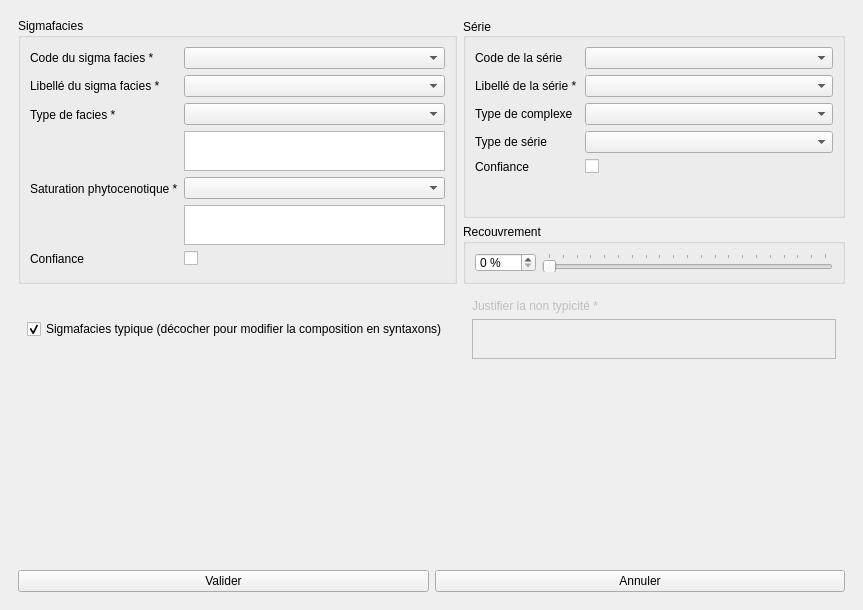
<?xml version="1.0" encoding="UTF-8"?>
<ui version="4.0">
 <class>sigmaf</class>
 <widget class="QDockWidget" name="sigmaf">
  <property name="geometry">
   <rect>
    <x>0</x>
    <y>0</y>
    <width>863</width>
    <height>610</height>
   </rect>
  </property>
  <property name="windowTitle">
   <string>Sélection d'un sigma facies</string>
  </property>
  <widget class="QWidget" name="dockWidgetContents">
   <layout class="QVBoxLayout" name="verticalLayout_2">
    <item>
     <widget class="QScrollArea" name="scrollArea">
      <property name="frameShape">
       <enum>QFrame::NoFrame</enum>
      </property>
      <property name="widgetResizable">
       <bool>true</bool>
      </property>
      <widget class="QWidget" name="wdgt_content">
       <property name="geometry">
        <rect>
         <x>0</x>
         <y>0</y>
         <width>845</width>
         <height>523</height>
        </rect>
       </property>
       <layout class="QGridLayout" name="gridLayout">
        <item row="0" column="0" rowspan="2">
         <widget class="QGroupBox" name="groupBox_2">
          <property name="title">
           <string>Sigmafacies</string>
          </property>
          <layout class="QFormLayout" name="formLayout_2">
           <item row="0" column="0">
            <widget class="QLabel" name="lb_code_sigma">
             <property name="inputMethodHints">
              <set>Qt::ImhNone</set>
             </property>
             <property name="text">
              <string>Code du sigma facies *</string>
             </property>
            </widget>
           </item>
           <item row="0" column="1">
            <widget class="QComboBox" name="code_sigma">
             <property name="enabled">
              <bool>true</bool>
             </property>
             <property name="sizePolicy">
              <sizepolicy hsizetype="MinimumExpanding" vsizetype="Fixed">
               <horstretch>0</horstretch>
               <verstretch>0</verstretch>
              </sizepolicy>
             </property>
             <property name="editable">
              <bool>false</bool>
             </property>
             <property name="sizeAdjustPolicy">
              <enum>QComboBox::AdjustToMinimumContentsLength</enum>
             </property>
             <property name="frame">
              <bool>true</bool>
             </property>
            </widget>
           </item>
           <item row="1" column="0">
            <widget class="QLabel" name="lb_lb_sigma">
             <property name="text">
              <string>Libellé du sigma facies *</string>
             </property>
            </widget>
           </item>
           <item row="1" column="1">
            <widget class="QComboBox" name="lb_sigma">
             <property name="sizePolicy">
              <sizepolicy hsizetype="MinimumExpanding" vsizetype="Fixed">
               <horstretch>0</horstretch>
               <verstretch>0</verstretch>
              </sizepolicy>
             </property>
             <property name="editable">
              <bool>false</bool>
             </property>
             <property name="sizeAdjustPolicy">
              <enum>QComboBox::AdjustToMinimumContentsLength</enum>
             </property>
            </widget>
           </item>
           <item row="2" column="0">
            <widget class="QLabel" name="lb_typ_facies">
             <property name="text">
              <string>Type de facies *</string>
             </property>
            </widget>
           </item>
           <item row="2" column="1">
            <widget class="QWidget" name="widget_3" native="true">
             <layout class="QVBoxLayout" name="verticalLayout">
              <property name="leftMargin">
               <number>0</number>
              </property>
              <property name="topMargin">
               <number>0</number>
              </property>
              <property name="rightMargin">
               <number>0</number>
              </property>
              <property name="bottomMargin">
               <number>0</number>
              </property>
              <item>
               <widget class="QComboBox" name="typ_facies">
                <property name="enabled">
                 <bool>true</bool>
                </property>
                <property name="sizePolicy">
                 <sizepolicy hsizetype="MinimumExpanding" vsizetype="Fixed">
                  <horstretch>0</horstretch>
                  <verstretch>0</verstretch>
                 </sizepolicy>
                </property>
                <property name="editable">
                 <bool>false</bool>
                </property>
                <property name="sizeAdjustPolicy">
                 <enum>QComboBox::AdjustToMinimumContentsLength</enum>
                </property>
               </widget>
              </item>
              <item>
               <widget class="QTextEdit" name="rmq_typ_fa">
                <property name="maximumSize">
                 <size>
                  <width>16777215</width>
                  <height>40</height>
                 </size>
                </property>
               </widget>
              </item>
             </layout>
            </widget>
           </item>
           <item row="3" column="0">
            <widget class="QLabel" name="label_13">
             <property name="text">
              <string>Saturation phytocenotique *</string>
             </property>
            </widget>
           </item>
           <item row="3" column="1">
            <widget class="QWidget" name="widget_5" native="true">
             <layout class="QVBoxLayout" name="verticalLayout_4">
              <property name="leftMargin">
               <number>0</number>
              </property>
              <property name="topMargin">
               <number>0</number>
              </property>
              <property name="rightMargin">
               <number>0</number>
              </property>
              <property name="bottomMargin">
               <number>0</number>
              </property>
              <item>
               <widget class="QComboBox" name="sat_phy">
                <property name="sizePolicy">
                 <sizepolicy hsizetype="MinimumExpanding" vsizetype="Fixed">
                  <horstretch>0</horstretch>
                  <verstretch>0</verstretch>
                 </sizepolicy>
                </property>
                <property name="editable">
                 <bool>false</bool>
                </property>
                <property name="sizeAdjustPolicy">
                 <enum>QComboBox::AdjustToMinimumContentsLength</enum>
                </property>
               </widget>
              </item>
              <item>
               <widget class="QTextEdit" name="rmq_sat_ph">
                <property name="maximumSize">
                 <size>
                  <width>16777215</width>
                  <height>40</height>
                 </size>
                </property>
               </widget>
              </item>
             </layout>
            </widget>
           </item>
           <item row="4" column="0">
            <widget class="QLabel" name="label_3">
             <property name="text">
              <string>Confiance</string>
             </property>
            </widget>
           </item>
           <item row="4" column="1">
            <widget class="QCheckBox" name="cfc_facies">
             <property name="text">
              <string/>
             </property>
            </widget>
           </item>
           <item row="5" column="1">
            <widget class="QWidget" name="widget_2" native="true">
             <layout class="QHBoxLayout" name="horizontalLayout_2">
              <property name="leftMargin">
               <number>0</number>
              </property>
              <property name="topMargin">
               <number>0</number>
              </property>
              <property name="rightMargin">
               <number>0</number>
              </property>
              <property name="bottomMargin">
               <number>0</number>
              </property>
             </layout>
            </widget>
           </item>
          </layout>
         </widget>
        </item>
        <item row="0" column="1">
         <widget class="QGroupBox" name="gbox_serie">
          <property name="minimumSize">
           <size>
            <width>0</width>
            <height>0</height>
           </size>
          </property>
          <property name="maximumSize">
           <size>
            <width>16777215</width>
            <height>200</height>
           </size>
          </property>
          <property name="title">
           <string>Série</string>
          </property>
          <property name="alignment">
           <set>Qt::AlignLeading|Qt::AlignLeft|Qt::AlignVCenter</set>
          </property>
          <layout class="QFormLayout" name="formLayout">
           <item row="0" column="0">
            <widget class="QLabel" name="lb_code_serie">
             <property name="text">
              <string>Code de la série </string>
             </property>
            </widget>
           </item>
           <item row="0" column="1">
            <widget class="QComboBox" name="code_serie">
             <property name="sizePolicy">
              <sizepolicy hsizetype="MinimumExpanding" vsizetype="Fixed">
               <horstretch>0</horstretch>
               <verstretch>0</verstretch>
              </sizepolicy>
             </property>
             <property name="editable">
              <bool>false</bool>
             </property>
             <property name="currentIndex">
              <number>-1</number>
             </property>
             <property name="sizeAdjustPolicy">
              <enum>QComboBox::AdjustToMinimumContentsLength</enum>
             </property>
            </widget>
           </item>
           <item row="1" column="0">
            <widget class="QLabel" name="label_nom_sf_2">
             <property name="text">
              <string>Libellé de la série *</string>
             </property>
            </widget>
           </item>
           <item row="1" column="1">
            <widget class="QComboBox" name="lb_serie">
             <property name="sizePolicy">
              <sizepolicy hsizetype="MinimumExpanding" vsizetype="Fixed">
               <horstretch>0</horstretch>
               <verstretch>0</verstretch>
              </sizepolicy>
             </property>
             <property name="editable">
              <bool>false</bool>
             </property>
             <property name="currentIndex">
              <number>-1</number>
             </property>
             <property name="sizeAdjustPolicy">
              <enum>QComboBox::AdjustToMinimumContentsLength</enum>
             </property>
            </widget>
           </item>
           <item row="2" column="0">
            <widget class="QLabel" name="label_2">
             <property name="text">
              <string>Type de complexe  </string>
             </property>
            </widget>
           </item>
           <item row="2" column="1">
            <widget class="QComboBox" name="type_cplx">
             <property name="sizePolicy">
              <sizepolicy hsizetype="MinimumExpanding" vsizetype="Fixed">
               <horstretch>0</horstretch>
               <verstretch>0</verstretch>
              </sizepolicy>
             </property>
             <property name="editable">
              <bool>false</bool>
             </property>
             <property name="sizeAdjustPolicy">
              <enum>QComboBox::AdjustToMinimumContentsLength</enum>
             </property>
            </widget>
           </item>
           <item row="3" column="0">
            <widget class="QLabel" name="label_8">
             <property name="text">
              <string>Type de série  </string>
             </property>
            </widget>
           </item>
           <item row="3" column="1">
            <widget class="QComboBox" name="type_serie">
             <property name="sizePolicy">
              <sizepolicy hsizetype="MinimumExpanding" vsizetype="Fixed">
               <horstretch>0</horstretch>
               <verstretch>0</verstretch>
              </sizepolicy>
             </property>
             <property name="editable">
              <bool>false</bool>
             </property>
             <property name="sizeAdjustPolicy">
              <enum>QComboBox::AdjustToMinimumContentsLength</enum>
             </property>
            </widget>
           </item>
           <item row="4" column="0">
            <widget class="QLabel" name="label">
             <property name="text">
              <string>Confiance </string>
             </property>
            </widget>
           </item>
           <item row="4" column="1">
            <widget class="QCheckBox" name="cfc_serie">
             <property name="text">
              <string/>
             </property>
            </widget>
           </item>
          </layout>
         </widget>
        </item>
        <item row="1" column="1">
         <widget class="QGroupBox" name="groupBox">
          <property name="sizePolicy">
           <sizepolicy hsizetype="Preferred" vsizetype="Expanding">
            <horstretch>0</horstretch>
            <verstretch>0</verstretch>
           </sizepolicy>
          </property>
          <property name="minimumSize">
           <size>
            <width>0</width>
            <height>0</height>
           </size>
          </property>
          <property name="maximumSize">
           <size>
            <width>16777215</width>
            <height>60</height>
           </size>
          </property>
          <property name="title">
           <string>Recouvrement</string>
          </property>
          <layout class="QFormLayout" name="formLayout_3">
           <item row="0" column="0">
            <widget class="QSpinBox" name="pct_recouv">
             <property name="suffix">
              <string> %</string>
             </property>
             <property name="maximum">
              <number>100</number>
             </property>
             <property name="singleStep">
              <number>5</number>
             </property>
            </widget>
           </item>
           <item row="0" column="1">
            <widget class="QSlider" name="horizontalSlider">
             <property name="maximum">
              <number>100</number>
             </property>
             <property name="singleStep">
              <number>5</number>
             </property>
             <property name="pageStep">
              <number>5</number>
             </property>
             <property name="orientation">
              <enum>Qt::Horizontal</enum>
             </property>
             <property name="tickPosition">
              <enum>QSlider::TicksAbove</enum>
             </property>
             <property name="tickInterval">
              <number>5</number>
             </property>
            </widget>
           </item>
          </layout>
         </widget>
        </item>
        <item row="2" column="0">
         <widget class="QWidget" name="widget_6" native="true">
          <property name="sizePolicy">
           <sizepolicy hsizetype="Preferred" vsizetype="Preferred">
            <horstretch>0</horstretch>
            <verstretch>0</verstretch>
           </sizepolicy>
          </property>
          <layout class="QGridLayout" name="gridLayout_3">
           <item row="0" column="0">
            <widget class="QCheckBox" name="typicite">
             <property name="text">
              <string>Sigmafacies typique (décocher pour modifier la composition en syntaxons)</string>
             </property>
             <property name="checkable">
              <bool>true</bool>
             </property>
             <property name="checked">
              <bool>true</bool>
             </property>
            </widget>
           </item>
          </layout>
         </widget>
        </item>
        <item row="2" column="1">
         <widget class="QWidget" name="widget_tpcte" native="true">
          <property name="enabled">
           <bool>false</bool>
          </property>
          <property name="sizePolicy">
           <sizepolicy hsizetype="Preferred" vsizetype="Fixed">
            <horstretch>0</horstretch>
            <verstretch>0</verstretch>
           </sizepolicy>
          </property>
          <property name="hidden" stdset="0">
           <bool>true</bool>
          </property>
          <layout class="QVBoxLayout" name="verticalLayout_7">
           <item>
            <widget class="QLabel" name="label_rmq_facies">
             <property name="text">
              <string>Justifier la non typicité *</string>
             </property>
            </widget>
           </item>
           <item>
            <widget class="QTextEdit" name="rmq_typcte">
             <property name="maximumSize">
              <size>
               <width>16777215</width>
               <height>40</height>
              </size>
             </property>
            </widget>
           </item>
          </layout>
         </widget>
        </item>
        <item row="3" column="0" colspan="2">
         <widget class="QWidget" name="relation_ctnr" native="true">
          <property name="enabled">
           <bool>false</bool>
          </property>
          <layout class="QVBoxLayout" name="verticalLayout_6">
           <item>
            <layout class="QVBoxLayout" name="verticalLayout_5"/>
           </item>
          </layout>
         </widget>
        </item>
       </layout>
      </widget>
     </widget>
    </item>
    <item>
     <widget class="QWidget" name="widget" native="true">
      <layout class="QHBoxLayout" name="horizontalLayout">
       <item>
        <widget class="QPushButton" name="valid_btn">
         <property name="text">
          <string>Valider</string>
         </property>
        </widget>
       </item>
       <item>
        <widget class="QPushButton" name="cancel_btn">
         <property name="text">
          <string>Annuler</string>
         </property>
        </widget>
       </item>
      </layout>
     </widget>
    </item>
   </layout>
  </widget>
 </widget>
 <tabstops>
  <tabstop>scrollArea</tabstop>
  <tabstop>code_sigma</tabstop>
  <tabstop>lb_sigma</tabstop>
  <tabstop>cfc_facies</tabstop>
  <tabstop>type_cplx</tabstop>
  <tabstop>type_serie</tabstop>
  <tabstop>cfc_serie</tabstop>
  <tabstop>cancel_btn</tabstop>
 </tabstops>
 <resources/>
 <connections>
  <connection>
   <sender>pct_recouv</sender>
   <signal>valueChanged(int)</signal>
   <receiver>horizontalSlider</receiver>
   <slot>setValue(int)</slot>
   <hints>
    <hint type="sourcelabel">
     <x>204</x>
     <y>450</y>
    </hint>
    <hint type="destinationlabel">
     <x>474</x>
     <y>452</y>
    </hint>
   </hints>
  </connection>
  <connection>
   <sender>horizontalSlider</sender>
   <signal>valueChanged(int)</signal>
   <receiver>pct_recouv</receiver>
   <slot>setValue(int)</slot>
   <hints>
    <hint type="sourcelabel">
     <x>474</x>
     <y>452</y>
    </hint>
    <hint type="destinationlabel">
     <x>204</x>
     <y>450</y>
    </hint>
   </hints>
  </connection>
  <connection>
   <sender>typicite</sender>
   <signal>toggled(bool)</signal>
   <receiver>widget_tpcte</receiver>
   <slot>setDisabled(bool)</slot>
   <hints>
    <hint type="sourcelabel">
     <x>227</x>
     <y>402</y>
    </hint>
    <hint type="destinationlabel">
     <x>643</x>
     <y>402</y>
    </hint>
   </hints>
  </connection>
  <connection>
   <sender>typicite</sender>
   <signal>toggled(bool)</signal>
   <receiver>relation_ctnr</receiver>
   <slot>setDisabled(bool)</slot>
   <hints>
    <hint type="sourcelabel">
     <x>227</x>
     <y>332</y>
    </hint>
    <hint type="destinationlabel">
     <x>431</x>
     <y>420</y>
    </hint>
   </hints>
  </connection>
 </connections>
</ui>
